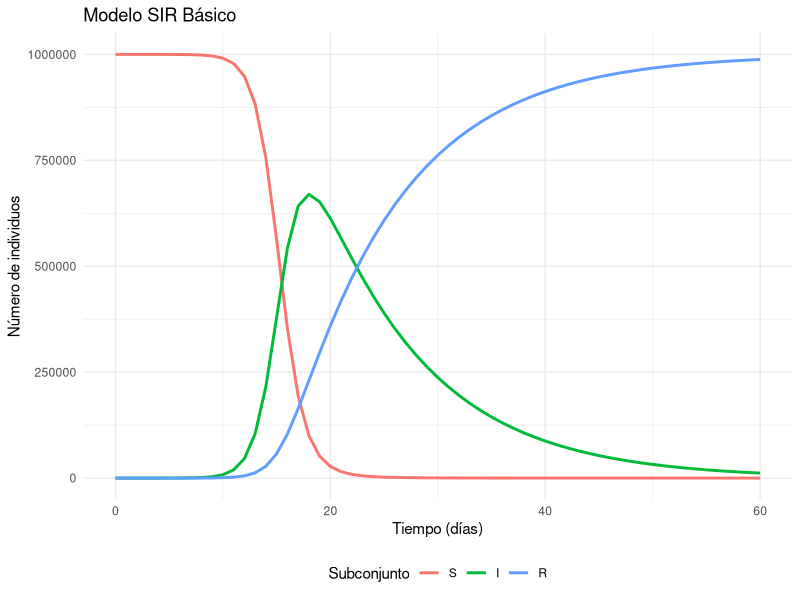
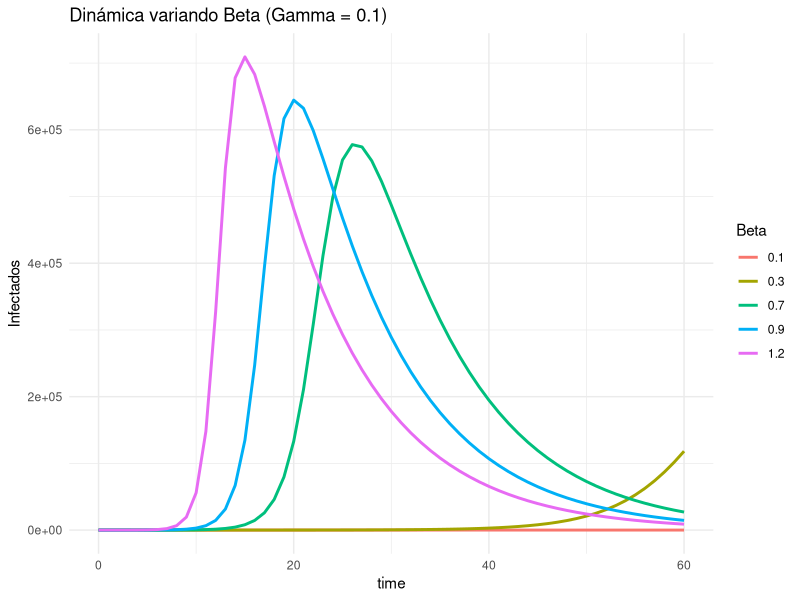
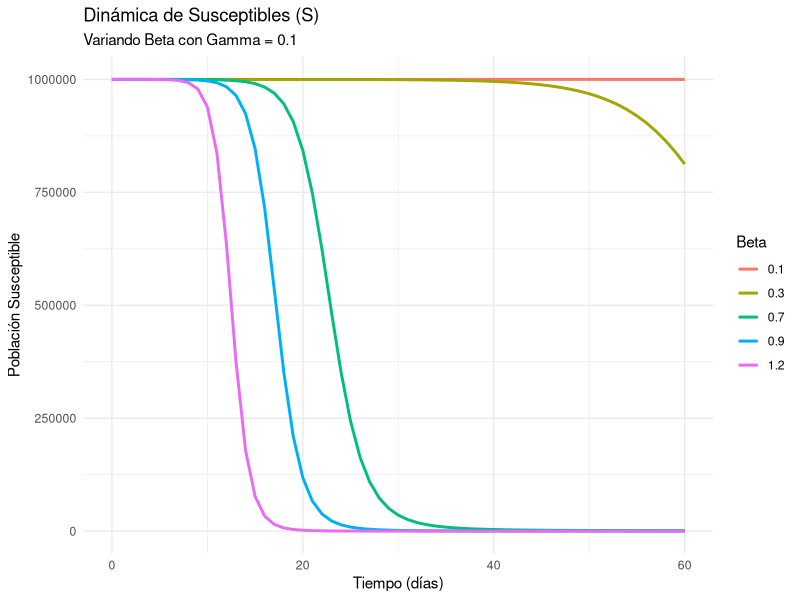
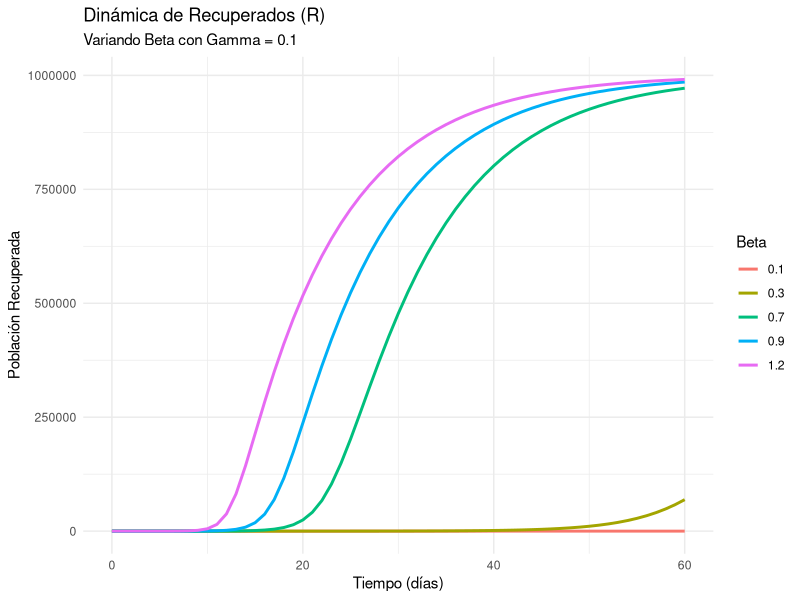
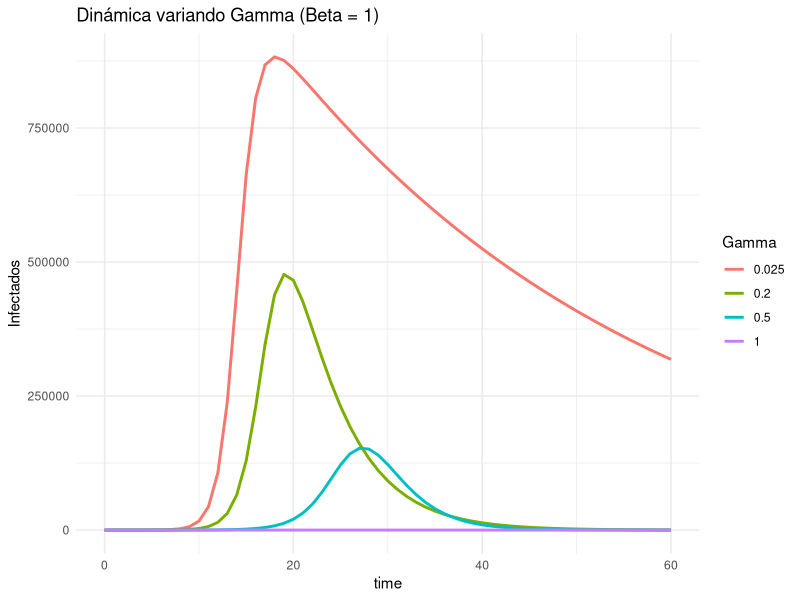
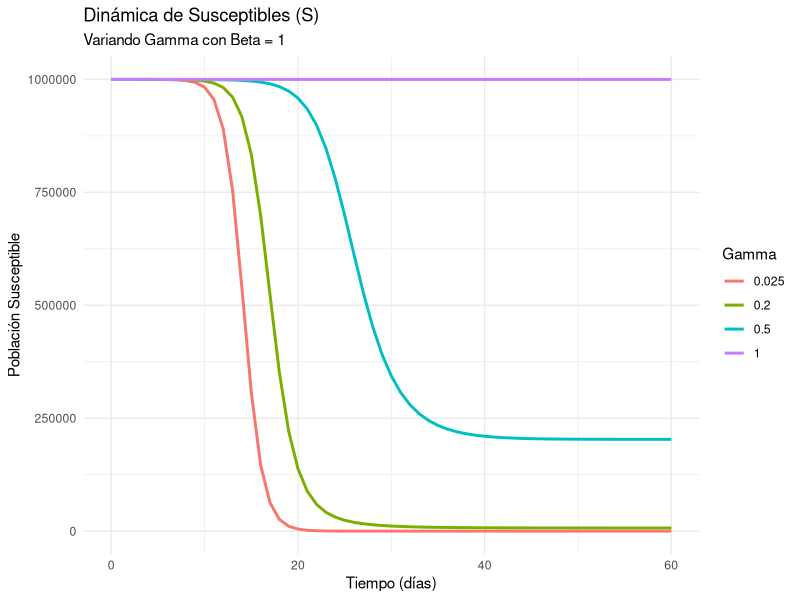
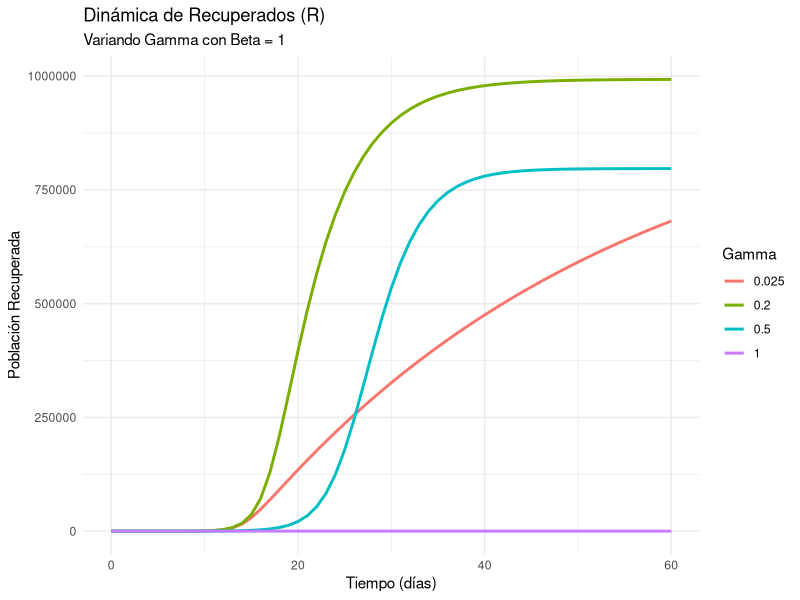

R code for these plots, in order:
## ---- chunk 1
knitr::opts_chunk$set(echo = TRUE, warning = FALSE, message = FALSE)
## ---- chunk 2
# PACKAGES:
library(deSolve)
library(reshape2)
library(ggplot2)

initial_state_values <- c(S = 999999, I = 1, R = 0)
parameters <- c(beta = 1, gamma = 0.1)
times <- seq(from = 0, to = 60, by = 1)   

sir_model <- function(time, state, parameters) {  
    with(as.list(c(state, parameters)), {
        N <- S+I+R 
        lambda <- beta * I/N
        dS <- -lambda * S                
        dI <- lambda * S - gamma * I   
        dR <- gamma * I                  
        return(list(c(dS, dI, dR))) 
    })
}

output <- as.data.frame(ode(y = initial_state_values, 
                            times = times, 
                            func = sir_model,
                            parms = parameters))
## ---- chunk 3

# Gráfico del modelo base
output_long <- melt(as.data.frame(output), id = "time")                  

ggplot(data = output_long, aes(x = time, y = value, colour = variable)) +  
  geom_line(linewidth = 1) +                                           
  xlab("Tiempo (días)")+                                         
  ylab("Número de individuos") +                                       
  labs(title = "Modelo SIR Básico", colour = "Subconjunto") +
  theme_minimal() +
  theme(legend.position = "bottom")

## ---- chunk 4
# Encontrar la fila con el valor máximo de infectados (I)
fila_max_I <- output[which.max(output$I), ]
dia_pico <- fila_max_I$time
max_infectados <- fila_max_I$I

cat("El pico de contagios ocurre en el día:", dia_pico, "\n")
cat("Número máximo de infectados:", round(max_infectados))
## ---- chunk 5
S_inicial <- initial_state_values["S"]
umbral_mitad <- S_inicial / 2

# Filtrar los tiempos donde S ya es menor o igual a la mitad
fila_mitad <- subset(output, S <= umbral_mitad)[1, ] # Tomamos el primer dato

cat("El número de susceptibles cae a la mitad aprox. en el día:", fila_mitad$time, "\n")
cat("Valor de S en ese día:", round(fila_mitad$S))
## ---- chunk 6
betas <- c(0.1, 0.3, 0.7, 0.9, 1.2)
gamma_fijo <- 0.1
resultados_p3 <- list()

for(b in betas){
  pars <- c(beta = b, gamma = gamma_fijo)
  out <- as.data.frame(ode(y=initial_state_values, times=times, func=sir_model, parms=pars))
  out$beta <- as.factor(b)
  resultados_p3[[length(resultados_p3)+1]] <- out
}

data_p3 <- do.call(rbind, resultados_p3)

ggplot(data_p3, aes(x=time, y=I, color=beta)) +
  geom_line(size=1) +
  labs(title = "Dinámica variando Beta (Gamma = 0.1)", 
       y = "Infectados", color = "Beta") +
  theme_minimal()
## ---- chunk 7
ggplot(data_p3, aes(x=time, y=S, color=beta)) +
  geom_line(size=1) +
  labs(title = "Dinámica de Susceptibles (S)", 
       subtitle = "Variando Beta con Gamma = 0.1",
       y = "Población Susceptible", 
       x = "Tiempo (días)",
       color = "Beta") +
  theme_minimal()
## ---- chunk 8
ggplot(data_p3, aes(x=time, y=R, color=beta)) +
  geom_line(size=1) +
  labs(title = "Dinámica de Recuperados (R)", 
       subtitle = "Variando Beta con Gamma = 0.1",
       y = "Población Recuperada", 
       x = "Tiempo (días)",
       color = "Beta") +
  theme_minimal()
## ---- chunk 9
beta_fijo <- 1
gammas <- c(0.025, 0.2, 0.5, 1)
resultados_p4 <- list()

for(g in gammas){
  pars <- c(beta = beta_fijo, gamma = g)
  out <- as.data.frame(ode(y=initial_state_values, times=times, func=sir_model, parms=pars))
  out$gamma <- as.factor(g)
  resultados_p4[[length(resultados_p4)+1]] <- out
}

data_p4 <- do.call(rbind, resultados_p4)

ggplot(data_p4, aes(x=time, y=I, color=gamma)) +
  geom_line(size=1) +
  labs(title = "Dinámica variando Gamma (Beta = 1)", 
       y = "Infectados", color = "Gamma") +
  theme_minimal()
## ---- chunk 10
ggplot(data_p4, aes(x=time, y=S, color=gamma)) +
  geom_line(size=1) +
  labs(title = "Dinámica de Susceptibles (S)", 
       subtitle = "Variando Gamma con Beta = 1",
       y = "Población Susceptible", 
       x = "Tiempo (días)",
       color = "Gamma") +
  theme_minimal()
## ---- chunk 11
ggplot(data_p4, aes(x=time, y=R, color=gamma)) +
  geom_line(size=1) +
  labs(title = "Dinámica de Recuperados (R)", 
       subtitle = "Variando Gamma con Beta = 1",
       y = "Población Recuperada", 
       x = "Tiempo (días)",
       color = "Gamma") +
  theme_minimal()
